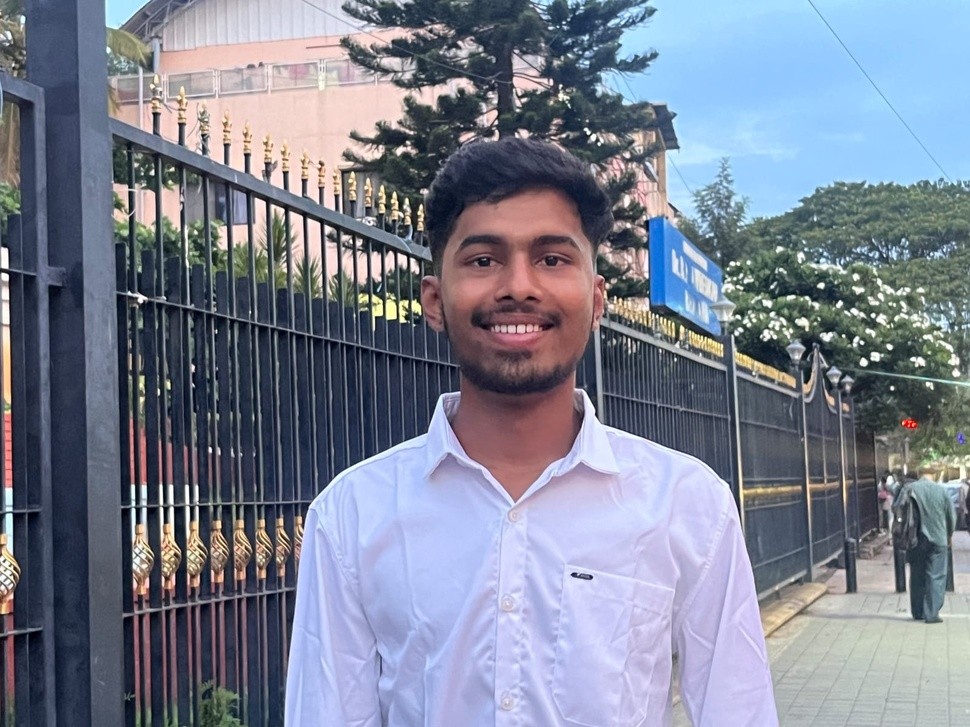
#> input picture PHOTO.jpg, 970 x 727 px, shrunk from 1600 x 1200 before the run
$ python demo.py
#> lines starting #> are read from the running program, lines starting #| are printed output that depends on the picture; after the words box and inside, x2 and y2 are one past the last pixel; in counts of white or black regions, pixels touching at a corner belong together
import cv2

# Load the pre-trained Haar Cascade classifier for face detection
face_cascade = cv2.CascadeClassifier(cv2.data.haarcascades + 'haarcascade_frontalface_default.xml')

# Load the image
image = cv2.imread('PHOTO.jpg')
#> image is the input picture: shape (727, 970, 3); mean B, G, R 146.9, 130.3, 124.3

# Convert the image to grayscale
gray = cv2.cvtColor(image, cv2.COLOR_BGR2GRAY)
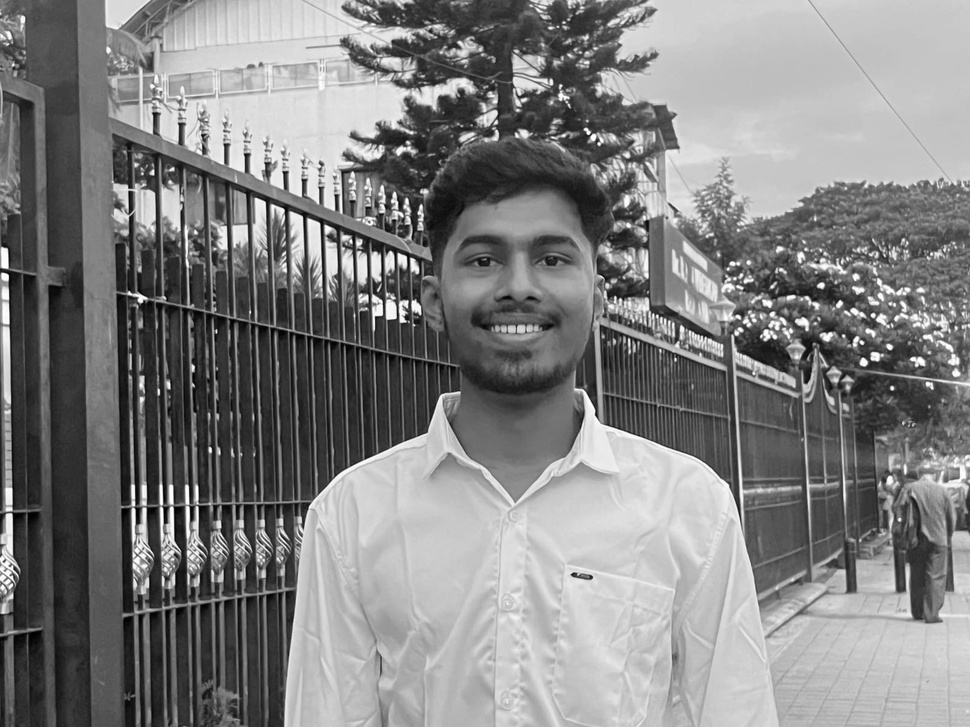
#> gray: shape (727, 970); min 1, max 255, mean 130.4

# Detect faces in the image
faces = face_cascade.detectMultiScale(gray, scaleFactor=1.1, minNeighbors=6, minSize=(30, 30))
#> faces = [[428, 186, 180, 180]]

# Draw rectangles around the detected faces
for (x, y, w, h) in faces:
    cv2.rectangle(image, (x, y), (x+w, y+h), (0, 255, 0), 2)
#> this loop made 1 pass
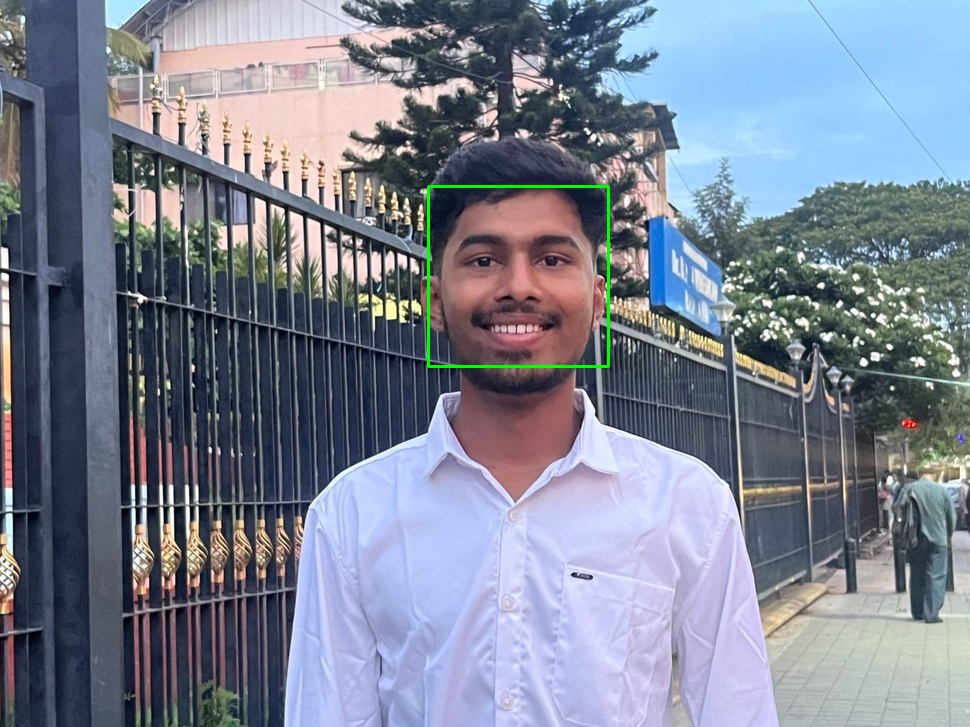
#> image: shape (727, 970, 3); 0.31% of pixels changed, all inside (x1, y1, x2, y2) = (427, 185, 610, 368)

# Display the image with detected faces
cv2.imshow('Faces Detected', image)
cv2.waitKey(0)
cv2.destroyAllWindows()
